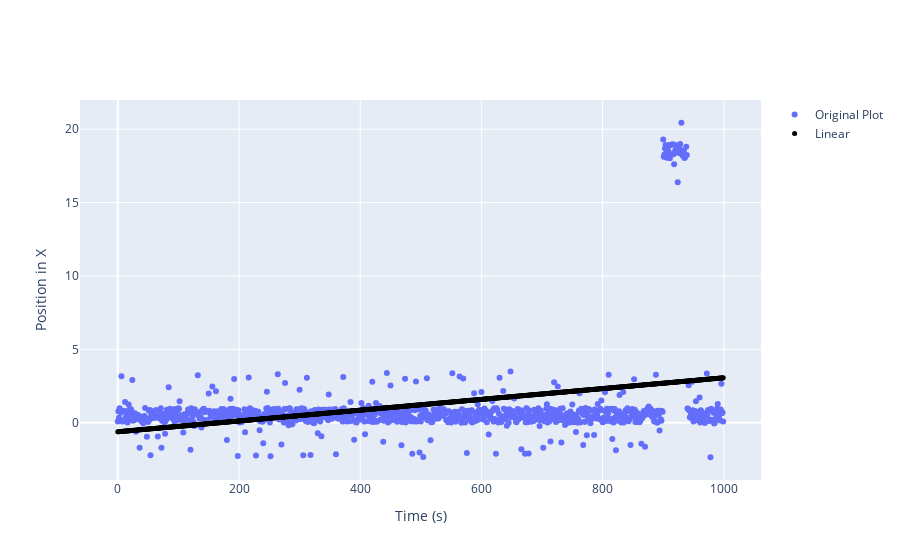

The cell this chart's notebook holds for it:
### Code cell
from scipy.optimize import curve_fit

timeStart = time.time()
print("Seconds since epoch =", timeStart, "\n")	

def func(x, a, b):
    return a * x + b


p, pcov = curve_fit(func, xx, yy)
y_exp1 = func(xx, *p)
print(p)


fig = go.Figure(data = go.Scatter(x = xx, y=yy,
    name='Original Plot', mode='markers'))
fig.add_trace(go.Scatter(
    x=xx,
    y=y_exp1,
    mode='markers',
    marker=dict(
        color='black',
        size=5
    ),
    name='Linear'
))
fig.update_layout(
      xaxis=dict(
        title='Time (s)'
    ),
    yaxis=dict(
        title='Position in X'
    ))
fig.show()

### Figure 1 — Plotly figure (JSON) as saved in the notebook; plotly's stock layout.template omitted (floating-point values rounded to 4 significant figures; data arrays with more than 128 entries replaced by an {"elided": "..."} marker saying what was removed)
{"data": [{"mode": "markers", "name": "Original Plot", "type": "scatter", "x": {"elided": "1000 int values"}, "y": {"elided": "1000 float values"}}, {"marker": {"color": "black", "size": 5}, "mode": "markers", "name": "Linear", "type": "scatter", "x": {"elided": "1000 int values"}, "y": {"elided": "1000 float values"}}], "layout": {"xaxis": {"title": {"text": "Time (s)"}}, "yaxis": {"title": {"text": "Position in X"}}}}
